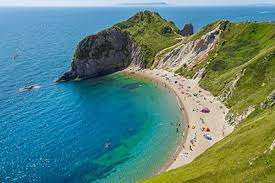
#> input picture test_a.jfif, 275 x 183 px, given as the content of the folder 3scenes, which was not available
$ python classify_image.py
#> lines starting #> are read from the running program, lines starting #| are printed output that depends on the picture; pictures that were not available may be replaced by others from this repository, and a replacement may not be noted
#> further down, image is the input picture: PIL image 275x183 RGB; mean R, G, B 88.6, 132.4, 126.1
#!/usr/bin/env python
# coding: utf-8

# In[7]:


# In[4]:


from sklearn.neighbors import KNeighborsClassifier
from sklearn.naive_bayes import GaussianNB
from sklearn.linear_model import LogisticRegression
from sklearn.svm import SVC
from sklearn.tree import DecisionTreeClassifier
from sklearn.ensemble import RandomForestClassifier
from sklearn.neural_network import MLPClassifier
from sklearn.preprocessing import LabelEncoder
from sklearn.model_selection import train_test_split
from sklearn.metrics import classification_report
from PIL import Image
from imutils import paths
import numpy as np
import argparse
import os


# In[5]:


def extract_color_stats(image):
    #split the input image into its respective RGB color channels
    #and then create a feature vector with 6 values: the mean and
    #standard deviation for eac hof the 3 channels, respectively
    (R, G, B) = image.split()
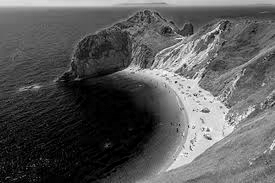
#> R: PIL image 275x183 L; min 0, max 255, mean 88.6
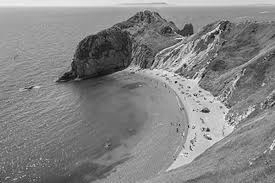
#> G: PIL image 275x183 L; min 5, max 253, mean 132.4
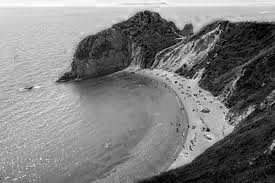
#> B: PIL image 275x183 L; min 0, max 255, mean 126.1
    features = [np.mean(R), np.mean(G), np.mean(B), np.std(R),
               np.std(G), np.std(B)]
#> features = [88.64, 132.4, 126.1, 62.44, 38.82, 63.84]
    #return our set of features
    return features


# In[6]:


models = {'knn': KNeighborsClassifier(n_neighbors = 1),
         'naive_bayes': GaussianNB(),
         'logit': LogisticRegression(solver='lbfgs', multi_class='auto'),
         'svm': SVC(kernel='linear'),
         'decision_tree': DecisionTreeClassifier(),
         'random_forest': RandomForestClassifier(n_estimators=100),
         'mlp': MLPClassifier()}


# In[ ]:


ap = argparse.ArgumentParser()
ap.add_argument('-d', '--dataset', type=str, default='3scenes',
               help='path to directory containing the "3 scenes" dataset') #untuk mengeset folder
ap.add_argument('-m', '--model', type=str, default='knn',
               help='type of python machine learning model to use')
ap.add_argument('-a', '--test_a', type=str, default='test_a',
               help='path to directory containing the test_a dataset')
args = vars(ap.parse_args())


# In[ ]:


print('[INFO] extracting image features...')
imagePaths = paths.list_images(args['dataset'])
data = []
labels = []

#loop over our input images
for imagePath in imagePaths:
    #load the input image from disk, compute color channel
    #statistics, and then update our data list
    image = Image.open(imagePath)
    features = extract_color_stats(image)
#> features = [88.64, 132.4, 126.1, 62.44, 38.82, 63.84]
    data.append(features)

    #extract the class label from the file path and update the label list
    label = imagePath.split(os.path.sep)[-2]
    labels.append(label)

#encode the labels, converting them from strings to integers
le = LabelEncoder()
labels = le.fit_transform(labels)

#perform a training and testing split, using 75% of the data for
#training and 25% for evaluation
#> (the run stopped early here; a loop or call above may not have finished)
